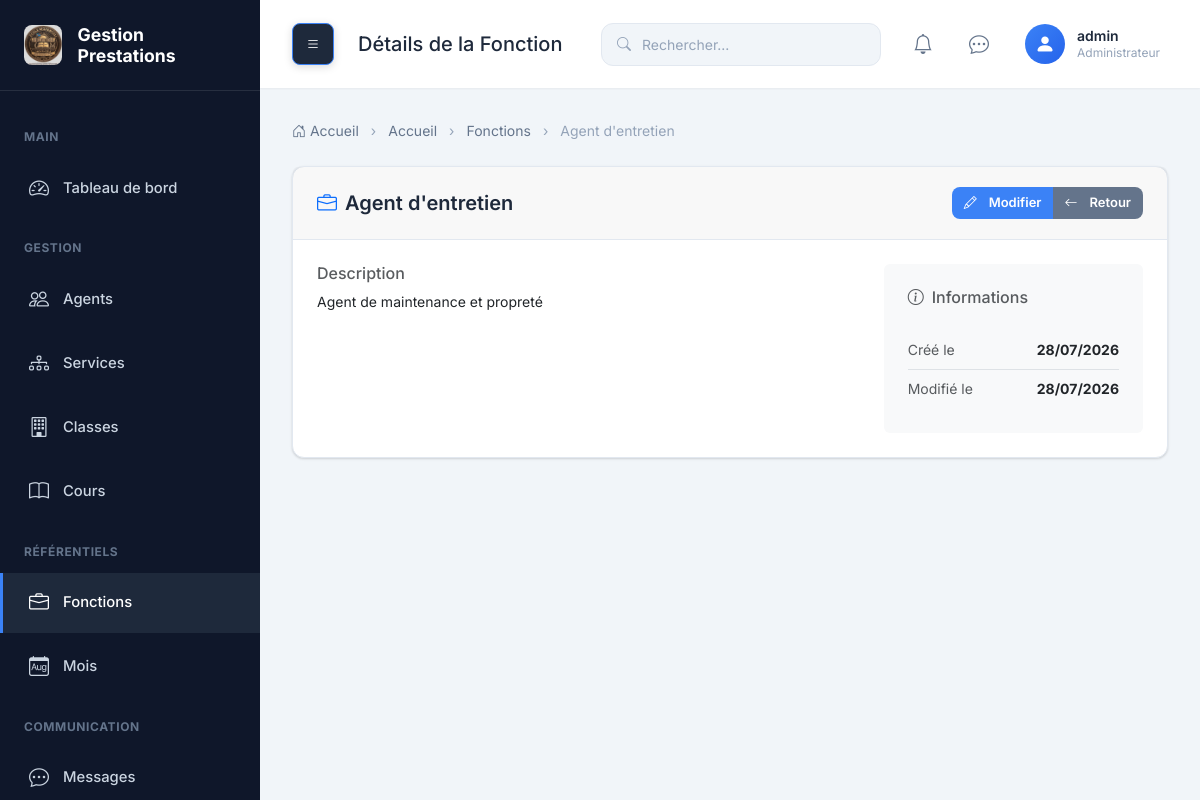
The app's page /fonctions/10/ (signed in) with its own data.
### prestation/models.py (models this page shows, shortened)
class Utilisateur(models.Model):
    ROLE_CHOICES = (
        ('ADMIN', 'Administrateur'),
        ('SECRETAIRE', 'Secrétaire'),
        ('ENSEIGNANT', 'Enseignant'),
        ('PREFET', 'Préfet de discipline'),
        ('SURVEILLANT', 'Surveillant'),
    )
    user = models.OneToOneField(
        User,
        on_delete=models.CASCADE,
        related_name='utilisateur'
    )
    agent = models.OneToOneField(
        Agent,
        on_delete=models.CASCADE,
        related_name='utilisateur'
    )
    role = models.CharField(
        max_length=20,
        choices=ROLE_CHOICES
    )
    created_at = models.DateTimeField(auto_now_add=True)
    updated_at = models.DateTimeField(auto_now=True)
    must_change_password = models.BooleanField(
        default=True,
        help_text='Indique si l\'utilisateur doit changer son mot de passe à la prochaine connexion'
    )
    class Meta:
        ordering = ['user__username']
        verbose_name = 'Utilisateur'
        verbose_name_plural = 'Utilisateurs'
        indexes = [
            models.Index(fields=['role']),
        ]

class Fonction(models.Model):
    libelle = models.CharField(max_length=100)
    description = models.TextField(blank=True)
    created_at = models.DateTimeField(auto_now_add=True)
    updated_at = models.DateTimeField(auto_now=True)
    class Meta:
        ordering = ['libelle']
        verbose_name = 'Fonction'
        verbose_name_plural = 'Fonctions'

### prestation/views.py (the view)
# urls.py: path('fonctions/<int:fonction_id>/', views.fonction_show, name='fonction_show'),
@login_required
def fonction_show(request, fonction_id):
    return render(request, 'fonctions/show.html', {'fonction': get_object_or_404(Fonction, pk=fonction_id)})

### templates/fonctions/show.html (shortened to what this page needs)
{% extends 'base.html' %}
{% load static %}
{% block page_title %}Détails de la Fonction{% endblock %}
{% block breadcrumb %}
<li class="breadcrumb-item"><a href="{% url 'dashboard' %}">Accueil</a></li>
<li class="breadcrumb-item"><a href="{% url 'fonctions' %}">Fonctions</a></li>
<li class="breadcrumb-item active" aria-current="page">{{ fonction.libelle }}</li>
{% endblock %}
{% block content %}
<div class="row">
    <div class="col-lg-12">
        <div class="card mb-4">
            <div class="card-header d-flex justify-content-between align-items-center">
                <h5 class="mb-0">
                    <i class="bi bi-briefcase me-2 text-primary"></i>{{ fonction.libelle }}
                </h5>
                <div class="btn-group">
                    <a href="{% url 'fonction_edit' fonction.id %}" class="btn btn-primary btn-sm">
                        <i class="bi bi-pencil me-1"></i>Modifier
                    </a>
                    <a href="{% url 'fonctions' %}" class="btn btn-secondary btn-sm">
                        <i class="bi bi-arrow-left me-1"></i>Retour
                    </a>
                </div>
            </div>
            <div class="card-body">
                <div class="row">
                    <div class="col-md-8">
                        <h6 class="text-muted mb-2">Description</h6>
                        <p>{{ fonction.description|default:"Aucune description fournie" }}</p>
                    </div>
                    <div class="col-md-4">
                        <div class="bg-light p-4 rounded">
                            <h6 class="text-muted mb-3"><i class="bi bi-info-circle me-2"></i>Informations</h6>
                            <div class="d-flex justify-content-between py-2 border-bottom">
                                <span class="text-muted">Créé le</span>
                                <strong>{{ fonction.created_at|date:"d/m/Y" }}</strong>
                            </div>
                            <div class="d-flex justify-content-between py-2">
                                <span class="text-muted">Modifié le</span>
                                <strong>{{ fonction.updated_at|date:"d/m/Y" }}</strong>
                            </div>
                        </div>
                    </div>
                </div>
            </div>
        </div>
    </div>
</div>
{% endblock %}

### prestation/templates/base.html (shortened to what this page needs)
{% load static %}
<!DOCTYPE html>
<html lang="fr">
<head>
    <link href="https://cdnjs.cloudflare.com/ajax/libs/bootstrap/5.3.2/css/bootstrap.min.css" rel="stylesheet">
    <link href="https://cdnjs.cloudflare.com/ajax/libs/bootstrap-icons/1.11.1/font/bootstrap-icons.min.css" rel="stylesheet">
    <link href="{% static 'css/style.css' %}" rel="stylesheet">
</head>
<body>
    {% if user.is_authenticated %}
    <div class="wrapper">
        <aside class="sidebar" id="sidebar">
            <div class="sidebar-brand">
                <img src="{% static 'images/logo.png' %}" alt="Logo" onerror="this.style.display='none'">
                <h4>Gestion Prestations</h4>
            </div>
            <ul class="sidebar-menu">
                <li class="menu-header">Main</li>
                <li>
                    <a href="{% url 'dashboard' %}" class="{% if request.path == '/' or request.path == '/dashboard/' %}active{% endif %}">
                        <i class="bi bi-speedometer2"></i>
                        <span>Tableau de bord</span>
                    </a>
                </li>
                <li class="menu-header">Gestion</li>
                <li>
                    <a href="{% url 'agents' %}" class="{% if 'agents' in request.path %}active{% endif %}">
                        <i class="bi bi-people"></i>
                        <span>Agents</span>
                    </a>
                </li>
                <li>
                    <a href="{% url 'services' %}" class="{% if 'services' in request.path %}active{% endif %}">
                        <i class="bi bi-diagram-3"></i>
                        <span>Services</span>
                    </a>
                </li>
                <li>
                    <a href="{% url 'classes' %}" class="{% if 'classes' in request.path %}active{% endif %}">
                        <i class="bi bi-building"></i>
                        <span>Classes</span>
                    </a>
                </li>
                <li>
                    <a href="{% url 'cours' %}" class="{% if 'cours' in request.path %}active{% endif %}">
                        <i class="bi bi-book"></i>
                        <span>Cours</span>
                    </a>
                </li>
                <li class="menu-header">Référentiels</li>
                <li>
                    <a href="{% url 'fonctions' %}" class="{% if 'fonctions' in request.path %}active{% endif %}">
                        <i class="bi bi-briefcase"></i>
                        <span>Fonctions</span>
                    </a>
                </li>
                <li>
                    <a href="{% url 'mois' %}" class="{% if 'mois' in request.path %}active{% endif %}">
                        <i class="bi bi-calendar-month"></i>
                        <span>Mois</span>
                    </a>
                </li>
                <li class="menu-header">Communication</li>
                <li>
                    <a href="{% url 'messages' %}" class="{% if 'messages' in request.path %}active{% endif %}">
                        <i class="bi bi-chat-dots"></i>
                        <span>Messages</span>
                    </a>
                </li>
            </ul>
        </aside>
        <main class="main-content">
            <nav class="navbar">
                <div class="navbar-left">
                    <button class="navbar-toggle-desktop" id="sidebarToggle" title="Afficher/masquer le menu">
                        <i class="bi bi-list"></i>
                    </button>
                    <h5 class="mb-0">{% block page_title %}Tableau de bord{% endblock %}</h5>
                </div>
                <div class="navbar-right">
                    <div class="navbar-search">
                        <i class="bi bi-search"></i>
                        <input type="text" class="form-control" placeholder="Rechercher...">
                    </div>
                    <div class="navbar-actions">
                        <a href="{% url 'notifications' %}" class="navbar-action" title="Notifications">
                            <i class="bi bi-bell"></i>
                        </a>
                        <a href="{% url 'messages' %}" class="navbar-action" title="Messages">
                            <i class="bi bi-chat-dots"></i>
                        </a>
                        <div class="navbar-user" id="userDropdown">
                            {% if user.utilisateur.agent.photo %}
                                <img src="{{ user.utilisateur.agent.photo.url }}" alt="{{ user.username }}">
                            {% else %}
                                <div class="navbar-user-avatar">
                                    <i class="bi bi-person-fill"></i>
                                </div>
                            {% endif %}
                            <div class="navbar-user-info">
                                <div class="navbar-user-name">{{ user.username }}</div>
                                <div class="navbar-user-role">{{ user.utilisateur.get_role_display }}</div>
                            </div>
                        </div>
                    </div>
                </div>
            </nav>
            <div class="content-area">
                <nav aria-label="breadcrumb">
                    <ol class="breadcrumb">
                        <li class="breadcrumb-item"><a href="{% url 'dashboard' %}"><i class="bi bi-house-door"></i> Accueil</a></li>
                        {% block breadcrumb %}{% endblock %}
                    </ol>
                </nav>
                {% block content %}{% endblock %}
            </div>
        </main>
    </div>
    {% else %}
        {% block auth_content %}{% endblock %}
    {% endif %}
</body>
</html>

### records on screen
Fonction: libelle "Agent d'entretien", description "Agent de maintenance et propreté", created_at "28/07/2026", updated_at "28/07/2026"

### other values on screen
{{ user.username }} "admin"
{{ user.utilisateur.get_role_display }} "Administrateur"
